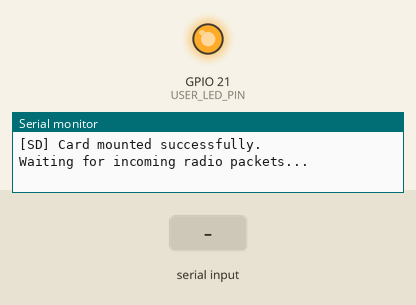
The program below on a simulated Seeed XIAO ESP32-S3. On the bench: output pins drawn as LEDs (lit = HIGH), the last lines printed to the serial monitor. The inputs (shaded band) are chosen by the test bench. Storage starts empty.

Above: at 1.2 s.
1.3 s: "90,45\n" received over the second serial link
At 3.19 s:
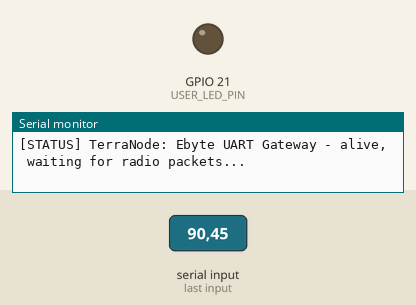
10.3 s: "0\n" received over the second serial link
16.3 s: "1,90,45\n" received over the second serial link
Timing chart, 0 to 20.3 s (numbered marks = the images above; inputs shaded):
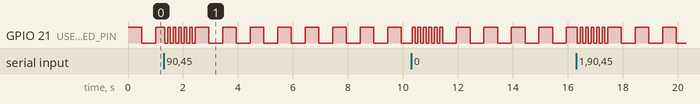

The program:

main.cpp
```cpp
#include <Arduino.h>
#include "FS.h"
#include "SD_MMC.h"

#define USER_LED_PIN 21
#define LED_ON  LOW
#define LED_OFF HIGH

#define EBYTE_RX_PIN D7
#define EBYTE_TX_PIN D6

#define LOG_FILE "/terranode_log.txt"

#define RX_IDLE_MS 30

HardwareSerial LoRaSerial(1);

bool sdReady = false;

unsigned long lastBlinkTime = 0;
const unsigned long heartbeatInterval = 500;
bool ledState = false;

unsigned long rxFlashUntil = 0;
const unsigned long rxFlashDuration = 1200;
const unsigned long rxFlashInterval = 100;

unsigned long lastStatusTime = 0;
const unsigned long statusInterval = 3000;

long expectedSeq = -1;
unsigned long totalExpected = 0;
unsigned long totalReceived = 0;

bool parseSequence(const String &msg, long &seqOut) {
  int i = 0;
  while (i < (int)msg.length() && isDigit(msg[i])) i++;
  if (i == 0) return false;
  seqOut = msg.substring(0, i).toInt();
  return true;
}

void logToSD(const String &message) {
  if (!sdReady) return;

  unsigned long ms = millis();
  unsigned long totalSec = ms / 1000;
  unsigned long hh = totalSec / 3600;
  unsigned long mm = (totalSec % 3600) / 60;
  unsigned long ss = totalSec % 60;

  char timestamp[16];
  snprintf(timestamp, sizeof(timestamp), "%02lu:%02lu:%02lu", hh, mm, ss);

  File f = SD_MMC.open(LOG_FILE, FILE_APPEND);
  if (f) {
    f.printf("[+%s] %s\n", timestamp, message.c_str());
    f.close();
  } else {
    Serial.println("[SD] Failed to open log file for writing!");
  }
}

void setup() {
  pinMode(USER_LED_PIN, OUTPUT);
  digitalWrite(USER_LED_PIN, LED_OFF);

  Serial.begin(115200);
  unsigned long t0 = millis();
  while (!Serial && millis() - t0 < 3000) {
    delay(10);
  }

  Serial.println("\n=============================");
  Serial.println(" TerraNode: Ebyte UART Gateway ");
  Serial.println("===============================");

  LoRaSerial.begin(9600, SERIAL_8N1, EBYTE_RX_PIN, EBYTE_TX_PIN);

  Serial.println("[SYSTEM] Hardware Serial1 initialized on D6(TX) and D7(RX)");
  Serial.println("[SYSTEM] Ebyte module configured in Transparent Mode (M0=0, M1=0)");

  SD_MMC.setPins(7, 9, 8);
  if (SD_MMC.begin("/sdcard", true)) {
    sdReady = true;
    Serial.println("[SD] Card mounted successfully.");

    int bootNumber = 0;
    File cnt = SD_MMC.open("/boot_count.txt", FILE_READ);
    if (cnt) {
      bootNumber = cnt.parseInt();
      cnt.close();
    }
    bootNumber++;
    File cntWrite = SD_MMC.open("/boot_count.txt", FILE_WRITE);
    if (cntWrite) {
      cntWrite.print(bootNumber);
      cntWrite.close();
    }

    logToSD("=== TerraNode boot #" + String(bootNumber) + " ===");
  } else {
    sdReady = false;
    Serial.println("[SD] Card not found or mount error - SD logging disabled.");
  }

  Serial.println("Waiting for incoming radio packets...\n");
}

void loop() {
  unsigned long now = millis();
  bool flashing = now < rxFlashUntil;
  unsigned long currentInterval = flashing ? rxFlashInterval : heartbeatInterval;

  if (now - lastBlinkTime >= currentInterval) {
    lastBlinkTime = now;
    ledState = !ledState;
    digitalWrite(USER_LED_PIN, ledState ? LED_ON : LED_OFF);
  }

  if (millis() - lastStatusTime >= statusInterval) {
    lastStatusTime = millis();
    Serial.println("[STATUS] TerraNode: Ebyte UART Gateway - alive, waiting for radio packets...");
  }

  static uint8_t rxBuf[256];
  static size_t rxLen = 0;
  static unsigned long lastRxByteTime = 0;

  while (LoRaSerial.available() && rxLen < sizeof(rxBuf)) {
    rxBuf[rxLen++] = LoRaSerial.read();
    lastRxByteTime = millis();
  }

  if (rxLen > 0 && (rxLen >= sizeof(rxBuf) || millis() - lastRxByteTime > RX_IDLE_MS)) {
    int rssiDbm = -(256 - rxBuf[rxLen - 1]);
    String incomingPacket;
    for (size_t i = 0; i + 1 < rxLen; i++) incomingPacket += (char)rxBuf[i];
    incomingPacket.trim();
    rxLen = 0;

    String rssiInfo = " RSSI=" + String(rssiDbm) + "dBm";

    String pdrInfo = "";
    long seq;
    if (parseSequence(incomingPacket, seq)) {
      if (expectedSeq == -1) {
        totalExpected += 1;
      } else {
        long gap = seq - expectedSeq;
        if (gap < 0) gap = 0;
        totalExpected += gap + 1;
      }
      totalReceived += 1;
      expectedSeq = seq + 1;

      float pdr = (totalExpected > 0) ? (100.0f * totalReceived / totalExpected) : 0.0f;
      pdrInfo = " PDR=" + String(pdr, 1) + "%(" + String(totalReceived) + "/" + String(totalExpected) + ")";
    }

    Serial.print(">>> [LORA RX]: ");
    Serial.print(incomingPacket);
    Serial.print(rssiInfo);
    Serial.println(pdrInfo);
    logToSD("RX: " + incomingPacket + rssiInfo + pdrInfo);

    rxFlashUntil = millis() + rxFlashDuration;
  }

  if (Serial.available()) {
    String outgoingCommand = Serial.readStringUntil('\n');

    LoRaSerial.println(outgoingCommand);

    Serial.print("<<< [LORA TX]: ");
    Serial.println(outgoingCommand);
    logToSD("TX: " + outgoingCommand);
  }
}
```
